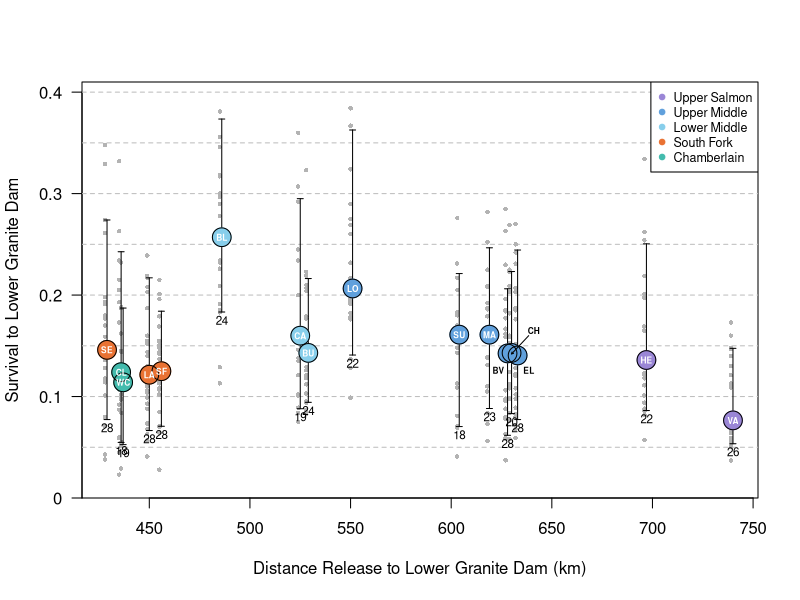

This figure's R source:

# Read survival estimates for each site each year
surv <- read.csv("est_survival.csv", header=T, as.is=TRUE)

# Read site info to get distance to LGD; add info for coloring points
sites <- read.csv("sites.csv", header=T, as.is=TRUE)
colors <- c("#9a86d6", "#60a0dc", "#e97233", "#43bbad", "skyblue", "black")
sites$color.ix <- c(5,5,2,5,2,4,2,1,3,2,2,3,3,2,1,4)

# Put survival estimates in a year-by-sites matrix
est.survival.year.by.site <- matrix(surv[,3], ncol=16, byrow=T)
dimnames(est.survival.year.by.site) <- list(1993:2023, surv[1:16,1])

id <- surv[1:16,1]    # for distance lookup below

# Calculate stats needed for plotting and put them in a data.frame
surv.by.site.dat <- data.frame(
  site_id = id,                                                         # site_id labels points in plot
  distance = sites$Dist[match(id, sites$Site_ID)],                      # lookup distance in sites info
  color.ix = sites$color.ix[match(id, sites$Site_ID)],                  # lookup color in sites info
  n.years = apply(!is.na(est.survival.year.by.site),2,sum),             # number of years
  median = apply(est.survival.year.by.site,2,median,na.rm=T),           # median of n.years survival estimates
  q10 = apply(est.survival.year.by.site,2,quantile,probs=0.1,na.rm=T),  # 10%ile of survival estimates
  q90 = apply(est.survival.year.by.site,2,quantile,probs=0.9,na.rm=T))  # 90%ile of survival estimates


plot(surv.by.site.dat$distance, surv.by.site.dat$median, ylim=c(0,.41), 
         type="n", xaxt="n", yaxt="n", yaxs="i", pch=19, 
         xlab="Distance Release to Lower Granite Dam (km)", ylab="Survival to Lower Granite Dam")



# Add axis labels
axis(1, at=seq(450,750,50), labels=seq(450,750,50))
axis(2, at=c(0,.1,.2,.3,.4), labels=c("0","0.1","0.2","0.3","0.4"), las=1)

# Dashed horizontal grid lines
abline(h=seq(.05,.4,.05), lty=2, col="gray75")

# Add points for all the estimates for individual site x year
for (j in 1:ncol(est.survival.year.by.site))
{
  dist      <- surv.by.site.dat$distance[j]
  s.by.year <- est.survival.year.by.site[,j]
  s.by.year <- s.by.year[!is.na(s.by.year)]

# one point for each year for the site, offset from the distance a bit to avoid overwriting by arrows
  points(rep(dist-1, surv.by.site.dat$n.years[j]), s.by.year, pch=16, cex=0.6, col="gray70")
}
# Add labels for number of years for each site
text(labels=surv.by.site.dat$n.years, x=surv.by.site.dat$distance, y=surv.by.site.dat$q10 - .008, cex=0.7)


# Add "arrows" from 10th to 90th percentiles
# Do this before adding colored points, so that points end up in front
arrows(x0=surv.by.site.dat$distance, y0=surv.by.site.dat$q10, 
       x1=surv.by.site.dat$distance, y1=surv.by.site.dat$q90,
       code=3, angle=90, length=0.03)



# Add points for site medians
points(surv.by.site.dat$distance, surv.by.site.dat$median, pch=19, cex=2.5, col=colors[surv.by.site.dat$color.ix])
points(surv.by.site.dat$distance, surv.by.site.dat$median, pch= 1, cex=2.5)

# Get site ids to label each median point
# 
lbls <- surv.by.site.dat$site_id
# BV CH and EL are on top of each other without special treatment
# apply labels to all but BV CH EL
lbls[lbls %in% c("BV","CH","EL")] <- ""
text(x=surv.by.site.dat$distance, y=surv.by.site.dat$median, labels=lbls, col="white", cex=.5, font=2)

# special treatment for BV CH EL
text(x=623.5, y=.126, labels="BV", cex=.5, font=2)
text(x=638.5, y=.126, labels="EL", cex=.5, font=2)
text(x=641, y=.165, labels="CH", cex=.5, font=2)
arrows(x0=638.5, y0=.16, x1=630, y1=.142, code=2, angle=30, length=0.02)

# Add legend
legend("topright", legend = c("Upper Salmon", "Upper Middle", "Lower Middle", "South Fork", "Chamberlain"), 
                        pch = 19, col = colors[c(1,2,5,3,4)], cex=0.75, bg="white")


  
  
